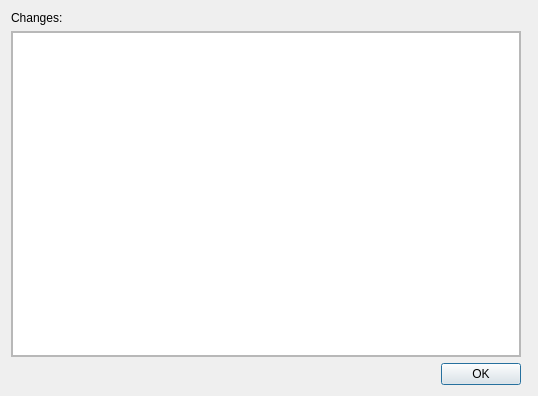
<?xml version="1.0" encoding="UTF-8"?>
<ui version="4.0">
 <class>WaitDialog</class>
 <widget class="QDialog" name="WaitDialog">
  <property name="windowModality">
   <enum>Qt::ApplicationModal</enum>
  </property>
  <property name="geometry">
   <rect>
    <x>0</x>
    <y>0</y>
    <width>538</width>
    <height>396</height>
   </rect>
  </property>
  <property name="contextMenuPolicy">
   <enum>Qt::NoContextMenu</enum>
  </property>
  <property name="windowTitle">
   <string>WaitDialog</string>
  </property>
  <property name="modal">
   <bool>true</bool>
  </property>
  <layout class="QGridLayout" name="gridLayout">
   <item row="2" column="0">
    <widget class="QScrollArea" name="logScrollArea">
     <property name="widgetResizable">
      <bool>true</bool>
     </property>
     <widget class="QWidget" name="scrollAreaWidgetContents">
      <property name="geometry">
       <rect>
        <x>0</x>
        <y>0</y>
        <width>512</width>
        <height>322</height>
       </rect>
      </property>
      <layout class="QGridLayout" name="gridLayout_2">
       <property name="leftMargin">
        <number>0</number>
       </property>
       <property name="topMargin">
        <number>0</number>
       </property>
       <property name="rightMargin">
        <number>0</number>
       </property>
       <property name="bottomMargin">
        <number>0</number>
       </property>
       <property name="spacing">
        <number>6</number>
       </property>
       <item row="0" column="0">
        <widget class="QTextEdit" name="logTextEdit">
         <property name="readOnly">
          <bool>true</bool>
         </property>
         <property name="textInteractionFlags">
          <set>Qt::NoTextInteraction</set>
         </property>
        </widget>
       </item>
      </layout>
     </widget>
    </widget>
   </item>
   <item row="0" column="0" rowspan="2" colspan="2">
    <widget class="QLabel" name="waitingText">
     <property name="text">
      <string>Changes:</string>
     </property>
    </widget>
   </item>
   <item row="3" column="0">
    <widget class="QDialogButtonBox" name="buttonBox">
     <property name="standardButtons">
      <set>QDialogButtonBox::Ok</set>
     </property>
    </widget>
   </item>
  </layout>
 </widget>
 <resources/>
 <connections/>
</ui>
